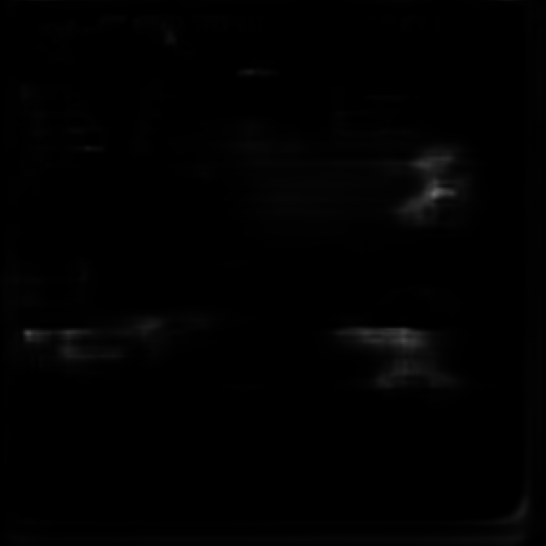
#> input picture heatmap3.png, 546 x 546 px, found by its file name
$ python script.py
#> lines starting #> are read from the running program, lines starting #| are printed output that depends on the picture; after the words box and inside, x2 and y2 are one past the last pixel; in counts of white or black regions, pixels touching at a corner belong together
import cv2
import numpy as np

# Load the heat map image
heatmap = cv2.imread('d:/Parthib Das/Desktop/detect/heatmap3.png')
#> heatmap is the input picture: shape (546, 546, 3); min 0, max 105, mean 1.5

if heatmap is None:
    print("Error: Image not found or cannot be loaded.")
    exit()

# Convert the heat map to grayscale
gray = cv2.cvtColor(heatmap, cv2.COLOR_BGR2GRAY)

# Threshold the grayscale image to create a binary mask (detect high-value regions)
# Adjust the threshold value as needed (e.g., 200)
_, thresh = cv2.threshold(gray, 25 , 255, cv2.THRESH_BINARY)
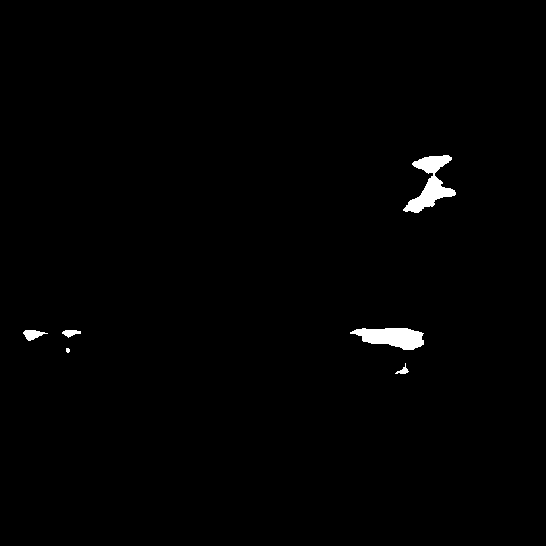
#> thresh: shape (546, 546); 0.9% white; 6 white regions (1 under 20 px)

# Find contours of the high-value regions
contours, _ = cv2.findContours(thresh, cv2.RETR_EXTERNAL, cv2.CHAIN_APPROX_SIMPLE)
#> contours = 6 contours, 1 with area under 20; largest, box (x1, y1, x2, y2) and area: (403, 155, 456, 213) 1152, (350, 328, 424, 350) 1010, (23, 330, 48, 341) 128, (62, 330, 81, 338) 72, (395, 363, 409, 374) 40

# Draw red bounding boxes around the contours
for contour in contours:
    # Get the bounding box for each contour
    x, y, w, h = cv2.boundingRect(contour)
    # Draw the red rectangle (BGR: (0, 0, 255) for red)
    cv2.rectangle(heatmap, (x, y), (x + w, y + h), (0, 0, 255), 2)
#> this loop made 6 passes
#> (x, y, w, h) on passes 1 to 6: (395, 363, 14, 11), (66, 348, 4, 5), (62, 330, 19, 8), (23, 330, 25, 11), (350, 328, 74, 22), (403, 155, 53, 58)
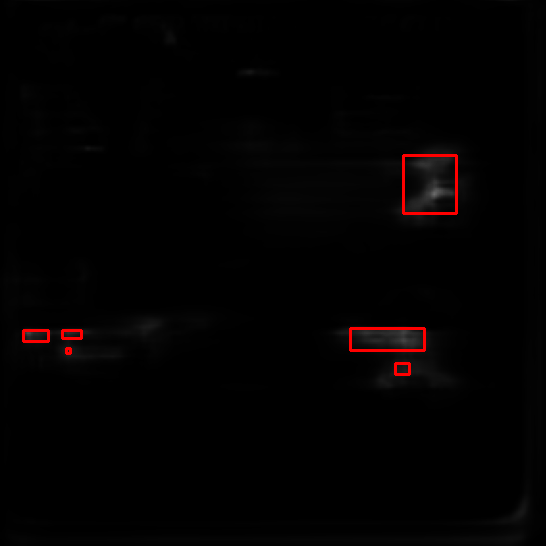
#> heatmap: shape (546, 546, 3); 0.6% of pixels changed, all inside (x1, y1, x2, y2) = (22, 154, 458, 376)

# Display the result
cv2.imshow('Forged Areas Detected', heatmap)
cv2.waitKey(0)
cv2.destroyAllWindows()

# Save the output if needed
cv2.imwrite('heatmap_with_boxes.png', heatmap)
